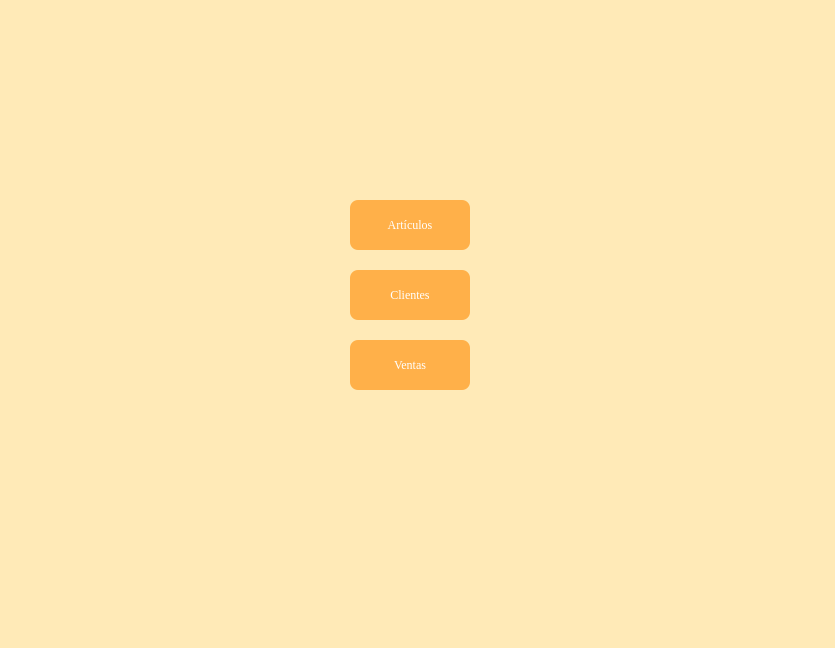
<?xml version="1.0" encoding="UTF-8"?>
<ui version="4.0">
 <class>PaginaPrincipal</class>
 <widget class="QWidget" name="PaginaPrincipal">
  <property name="geometry">
   <rect>
    <x>0</x>
    <y>0</y>
    <width>835</width>
    <height>648</height>
   </rect>
  </property>
  <property name="palette">
   <palette>
    <active>
     <colorrole role="WindowText">
      <brush brushstyle="SolidPattern">
       <color alpha="255">
        <red>0</red>
        <green>0</green>
        <blue>0</blue>
       </color>
      </brush>
     </colorrole>
     <colorrole role="Button">
      <brush brushstyle="SolidPattern">
       <color alpha="255">
        <red>255</red>
        <green>234</green>
        <blue>183</blue>
       </color>
      </brush>
     </colorrole>
     <colorrole role="Light">
      <brush brushstyle="SolidPattern">
       <color alpha="255">
        <red>255</red>
        <green>255</green>
        <blue>255</blue>
       </color>
      </brush>
     </colorrole>
     <colorrole role="Midlight">
      <brush brushstyle="SolidPattern">
       <color alpha="255">
        <red>255</red>
        <green>244</green>
        <blue>219</blue>
       </color>
      </brush>
     </colorrole>
     <colorrole role="Dark">
      <brush brushstyle="SolidPattern">
       <color alpha="255">
        <red>127</red>
        <green>117</green>
        <blue>91</blue>
       </color>
      </brush>
     </colorrole>
     <colorrole role="Mid">
      <brush brushstyle="SolidPattern">
       <color alpha="255">
        <red>170</red>
        <green>156</green>
        <blue>122</blue>
       </color>
      </brush>
     </colorrole>
     <colorrole role="Text">
      <brush brushstyle="SolidPattern">
       <color alpha="255">
        <red>0</red>
        <green>0</green>
        <blue>0</blue>
       </color>
      </brush>
     </colorrole>
     <colorrole role="BrightText">
      <brush brushstyle="SolidPattern">
       <color alpha="255">
        <red>255</red>
        <green>255</green>
        <blue>255</blue>
       </color>
      </brush>
     </colorrole>
     <colorrole role="ButtonText">
      <brush brushstyle="SolidPattern">
       <color alpha="255">
        <red>0</red>
        <green>0</green>
        <blue>0</blue>
       </color>
      </brush>
     </colorrole>
     <colorrole role="Base">
      <brush brushstyle="SolidPattern">
       <color alpha="255">
        <red>255</red>
        <green>255</green>
        <blue>255</blue>
       </color>
      </brush>
     </colorrole>
     <colorrole role="Window">
      <brush brushstyle="SolidPattern">
       <color alpha="255">
        <red>255</red>
        <green>234</green>
        <blue>183</blue>
       </color>
      </brush>
     </colorrole>
     <colorrole role="Shadow">
      <brush brushstyle="SolidPattern">
       <color alpha="255">
        <red>0</red>
        <green>0</green>
        <blue>0</blue>
       </color>
      </brush>
     </colorrole>
     <colorrole role="AlternateBase">
      <brush brushstyle="SolidPattern">
       <color alpha="255">
        <red>255</red>
        <green>244</green>
        <blue>219</blue>
       </color>
      </brush>
     </colorrole>
     <colorrole role="ToolTipBase">
      <brush brushstyle="SolidPattern">
       <color alpha="255">
        <red>255</red>
        <green>255</green>
        <blue>220</blue>
       </color>
      </brush>
     </colorrole>
     <colorrole role="ToolTipText">
      <brush brushstyle="SolidPattern">
       <color alpha="255">
        <red>0</red>
        <green>0</green>
        <blue>0</blue>
       </color>
      </brush>
     </colorrole>
    </active>
    <inactive>
     <colorrole role="WindowText">
      <brush brushstyle="SolidPattern">
       <color alpha="255">
        <red>0</red>
        <green>0</green>
        <blue>0</blue>
       </color>
      </brush>
     </colorrole>
     <colorrole role="Button">
      <brush brushstyle="SolidPattern">
       <color alpha="255">
        <red>255</red>
        <green>234</green>
        <blue>183</blue>
       </color>
      </brush>
     </colorrole>
     <colorrole role="Light">
      <brush brushstyle="SolidPattern">
       <color alpha="255">
        <red>255</red>
        <green>255</green>
        <blue>255</blue>
       </color>
      </brush>
     </colorrole>
     <colorrole role="Midlight">
      <brush brushstyle="SolidPattern">
       <color alpha="255">
        <red>255</red>
        <green>244</green>
        <blue>219</blue>
       </color>
      </brush>
     </colorrole>
     <colorrole role="Dark">
      <brush brushstyle="SolidPattern">
       <color alpha="255">
        <red>127</red>
        <green>117</green>
        <blue>91</blue>
       </color>
      </brush>
     </colorrole>
     <colorrole role="Mid">
      <brush brushstyle="SolidPattern">
       <color alpha="255">
        <red>170</red>
        <green>156</green>
        <blue>122</blue>
       </color>
      </brush>
     </colorrole>
     <colorrole role="Text">
      <brush brushstyle="SolidPattern">
       <color alpha="255">
        <red>0</red>
        <green>0</green>
        <blue>0</blue>
       </color>
      </brush>
     </colorrole>
     <colorrole role="BrightText">
      <brush brushstyle="SolidPattern">
       <color alpha="255">
        <red>255</red>
        <green>255</green>
        <blue>255</blue>
       </color>
      </brush>
     </colorrole>
     <colorrole role="ButtonText">
      <brush brushstyle="SolidPattern">
       <color alpha="255">
        <red>0</red>
        <green>0</green>
        <blue>0</blue>
       </color>
      </brush>
     </colorrole>
     <colorrole role="Base">
      <brush brushstyle="SolidPattern">
       <color alpha="255">
        <red>255</red>
        <green>255</green>
        <blue>255</blue>
       </color>
      </brush>
     </colorrole>
     <colorrole role="Window">
      <brush brushstyle="SolidPattern">
       <color alpha="255">
        <red>255</red>
        <green>234</green>
        <blue>183</blue>
       </color>
      </brush>
     </colorrole>
     <colorrole role="Shadow">
      <brush brushstyle="SolidPattern">
       <color alpha="255">
        <red>0</red>
        <green>0</green>
        <blue>0</blue>
       </color>
      </brush>
     </colorrole>
     <colorrole role="AlternateBase">
      <brush brushstyle="SolidPattern">
       <color alpha="255">
        <red>255</red>
        <green>244</green>
        <blue>219</blue>
       </color>
      </brush>
     </colorrole>
     <colorrole role="ToolTipBase">
      <brush brushstyle="SolidPattern">
       <color alpha="255">
        <red>255</red>
        <green>255</green>
        <blue>220</blue>
       </color>
      </brush>
     </colorrole>
     <colorrole role="ToolTipText">
      <brush brushstyle="SolidPattern">
       <color alpha="255">
        <red>0</red>
        <green>0</green>
        <blue>0</blue>
       </color>
      </brush>
     </colorrole>
    </inactive>
    <disabled>
     <colorrole role="WindowText">
      <brush brushstyle="SolidPattern">
       <color alpha="255">
        <red>127</red>
        <green>117</green>
        <blue>91</blue>
       </color>
      </brush>
     </colorrole>
     <colorrole role="Button">
      <brush brushstyle="SolidPattern">
       <color alpha="255">
        <red>255</red>
        <green>234</green>
        <blue>183</blue>
       </color>
      </brush>
     </colorrole>
     <colorrole role="Light">
      <brush brushstyle="SolidPattern">
       <color alpha="255">
        <red>255</red>
        <green>255</green>
        <blue>255</blue>
       </color>
      </brush>
     </colorrole>
     <colorrole role="Midlight">
      <brush brushstyle="SolidPattern">
       <color alpha="255">
        <red>255</red>
        <green>244</green>
        <blue>219</blue>
       </color>
      </brush>
     </colorrole>
     <colorrole role="Dark">
      <brush brushstyle="SolidPattern">
       <color alpha="255">
        <red>127</red>
        <green>117</green>
        <blue>91</blue>
       </color>
      </brush>
     </colorrole>
     <colorrole role="Mid">
      <brush brushstyle="SolidPattern">
       <color alpha="255">
        <red>170</red>
        <green>156</green>
        <blue>122</blue>
       </color>
      </brush>
     </colorrole>
     <colorrole role="Text">
      <brush brushstyle="SolidPattern">
       <color alpha="255">
        <red>127</red>
        <green>117</green>
        <blue>91</blue>
       </color>
      </brush>
     </colorrole>
     <colorrole role="BrightText">
      <brush brushstyle="SolidPattern">
       <color alpha="255">
        <red>255</red>
        <green>255</green>
        <blue>255</blue>
       </color>
      </brush>
     </colorrole>
     <colorrole role="ButtonText">
      <brush brushstyle="SolidPattern">
       <color alpha="255">
        <red>127</red>
        <green>117</green>
        <blue>91</blue>
       </color>
      </brush>
     </colorrole>
     <colorrole role="Base">
      <brush brushstyle="SolidPattern">
       <color alpha="255">
        <red>255</red>
        <green>234</green>
        <blue>183</blue>
       </color>
      </brush>
     </colorrole>
     <colorrole role="Window">
      <brush brushstyle="SolidPattern">
       <color alpha="255">
        <red>255</red>
        <green>234</green>
        <blue>183</blue>
       </color>
      </brush>
     </colorrole>
     <colorrole role="Shadow">
      <brush brushstyle="SolidPattern">
       <color alpha="255">
        <red>0</red>
        <green>0</green>
        <blue>0</blue>
       </color>
      </brush>
     </colorrole>
     <colorrole role="AlternateBase">
      <brush brushstyle="SolidPattern">
       <color alpha="255">
        <red>255</red>
        <green>234</green>
        <blue>183</blue>
       </color>
      </brush>
     </colorrole>
     <colorrole role="ToolTipBase">
      <brush brushstyle="SolidPattern">
       <color alpha="255">
        <red>255</red>
        <green>255</green>
        <blue>220</blue>
       </color>
      </brush>
     </colorrole>
     <colorrole role="ToolTipText">
      <brush brushstyle="SolidPattern">
       <color alpha="255">
        <red>0</red>
        <green>0</green>
        <blue>0</blue>
       </color>
      </brush>
     </colorrole>
    </disabled>
   </palette>
  </property>
  <property name="windowTitle">
   <string>Gestión de Tienda</string>
  </property>
  <property name="autoFillBackground">
   <bool>false</bool>
  </property>
  <widget class="QPushButton" name="btnArticulos">
   <property name="geometry">
    <rect>
     <x>350</x>
     <y>200</y>
     <width>120</width>
     <height>50</height>
    </rect>
   </property>
   <property name="palette">
    <palette>
     <active>
      <colorrole role="WindowText">
       <brush brushstyle="SolidPattern">
        <color alpha="255">
         <red>255</red>
         <green>255</green>
         <blue>255</blue>
        </color>
       </brush>
      </colorrole>
      <colorrole role="Button">
       <brush brushstyle="SolidPattern">
        <color alpha="255">
         <red>255</red>
         <green>176</green>
         <blue>73</blue>
        </color>
       </brush>
      </colorrole>
      <colorrole role="Light">
       <brush brushstyle="SolidPattern">
        <color alpha="255">
         <red>255</red>
         <green>213</green>
         <blue>127</blue>
        </color>
       </brush>
      </colorrole>
      <colorrole role="Midlight">
       <brush brushstyle="SolidPattern">
        <color alpha="255">
         <red>255</red>
         <green>191</green>
         <blue>63</blue>
        </color>
       </brush>
      </colorrole>
      <colorrole role="Dark">
       <brush brushstyle="SolidPattern">
        <color alpha="255">
         <red>127</red>
         <green>85</green>
         <blue>0</blue>
        </color>
       </brush>
      </colorrole>
      <colorrole role="Mid">
       <brush brushstyle="SolidPattern">
        <color alpha="255">
         <red>170</red>
         <green>113</green>
         <blue>0</blue>
        </color>
       </brush>
      </colorrole>
      <colorrole role="Text">
       <brush brushstyle="SolidPattern">
        <color alpha="255">
         <red>255</red>
         <green>255</green>
         <blue>255</blue>
        </color>
       </brush>
      </colorrole>
      <colorrole role="BrightText">
       <brush brushstyle="SolidPattern">
        <color alpha="255">
         <red>255</red>
         <green>255</green>
         <blue>255</blue>
        </color>
       </brush>
      </colorrole>
      <colorrole role="ButtonText">
       <brush brushstyle="SolidPattern">
        <color alpha="255">
         <red>255</red>
         <green>255</green>
         <blue>255</blue>
        </color>
       </brush>
      </colorrole>
      <colorrole role="Base">
       <brush brushstyle="SolidPattern">
        <color alpha="255">
         <red>255</red>
         <green>176</green>
         <blue>73</blue>
        </color>
       </brush>
      </colorrole>
      <colorrole role="Window">
       <brush brushstyle="SolidPattern">
        <color alpha="255">
         <red>255</red>
         <green>176</green>
         <blue>73</blue>
        </color>
       </brush>
      </colorrole>
      <colorrole role="Shadow">
       <brush brushstyle="SolidPattern">
        <color alpha="255">
         <red>0</red>
         <green>0</green>
         <blue>0</blue>
        </color>
       </brush>
      </colorrole>
      <colorrole role="AlternateBase">
       <brush brushstyle="SolidPattern">
        <color alpha="255">
         <red>255</red>
         <green>212</green>
         <blue>127</blue>
        </color>
       </brush>
      </colorrole>
      <colorrole role="ToolTipBase">
       <brush brushstyle="SolidPattern">
        <color alpha="255">
         <red>255</red>
         <green>255</green>
         <blue>220</blue>
        </color>
       </brush>
      </colorrole>
      <colorrole role="ToolTipText">
       <brush brushstyle="SolidPattern">
        <color alpha="255">
         <red>0</red>
         <green>0</green>
         <blue>0</blue>
        </color>
       </brush>
      </colorrole>
     </active>
     <inactive>
      <colorrole role="WindowText">
       <brush brushstyle="SolidPattern">
        <color alpha="255">
         <red>255</red>
         <green>255</green>
         <blue>255</blue>
        </color>
       </brush>
      </colorrole>
      <colorrole role="Button">
       <brush brushstyle="SolidPattern">
        <color alpha="255">
         <red>255</red>
         <green>176</green>
         <blue>73</blue>
        </color>
       </brush>
      </colorrole>
      <colorrole role="Light">
       <brush brushstyle="SolidPattern">
        <color alpha="255">
         <red>255</red>
         <green>213</green>
         <blue>127</blue>
        </color>
       </brush>
      </colorrole>
      <colorrole role="Midlight">
       <brush brushstyle="SolidPattern">
        <color alpha="255">
         <red>255</red>
         <green>191</green>
         <blue>63</blue>
        </color>
       </brush>
      </colorrole>
      <colorrole role="Dark">
       <brush brushstyle="SolidPattern">
        <color alpha="255">
         <red>127</red>
         <green>85</green>
         <blue>0</blue>
        </color>
       </brush>
      </colorrole>
      <colorrole role="Mid">
       <brush brushstyle="SolidPattern">
        <color alpha="255">
         <red>170</red>
         <green>113</green>
         <blue>0</blue>
        </color>
       </brush>
      </colorrole>
      <colorrole role="Text">
       <brush brushstyle="SolidPattern">
        <color alpha="255">
         <red>255</red>
         <green>255</green>
         <blue>255</blue>
        </color>
       </brush>
      </colorrole>
      <colorrole role="BrightText">
       <brush brushstyle="SolidPattern">
        <color alpha="255">
         <red>255</red>
         <green>255</green>
         <blue>255</blue>
        </color>
       </brush>
      </colorrole>
      <colorrole role="ButtonText">
       <brush brushstyle="SolidPattern">
        <color alpha="255">
         <red>255</red>
         <green>255</green>
         <blue>255</blue>
        </color>
       </brush>
      </colorrole>
      <colorrole role="Base">
       <brush brushstyle="SolidPattern">
        <color alpha="255">
         <red>255</red>
         <green>176</green>
         <blue>73</blue>
        </color>
       </brush>
      </colorrole>
      <colorrole role="Window">
       <brush brushstyle="SolidPattern">
        <color alpha="255">
         <red>255</red>
         <green>176</green>
         <blue>73</blue>
        </color>
       </brush>
      </colorrole>
      <colorrole role="Shadow">
       <brush brushstyle="SolidPattern">
        <color alpha="255">
         <red>0</red>
         <green>0</green>
         <blue>0</blue>
        </color>
       </brush>
      </colorrole>
      <colorrole role="AlternateBase">
       <brush brushstyle="SolidPattern">
        <color alpha="255">
         <red>255</red>
         <green>212</green>
         <blue>127</blue>
        </color>
       </brush>
      </colorrole>
      <colorrole role="ToolTipBase">
       <brush brushstyle="SolidPattern">
        <color alpha="255">
         <red>255</red>
         <green>255</green>
         <blue>220</blue>
        </color>
       </brush>
      </colorrole>
      <colorrole role="ToolTipText">
       <brush brushstyle="SolidPattern">
        <color alpha="255">
         <red>0</red>
         <green>0</green>
         <blue>0</blue>
        </color>
       </brush>
      </colorrole>
     </inactive>
     <disabled>
      <colorrole role="WindowText">
       <brush brushstyle="SolidPattern">
        <color alpha="255">
         <red>255</red>
         <green>255</green>
         <blue>255</blue>
        </color>
       </brush>
      </colorrole>
      <colorrole role="Button">
       <brush brushstyle="SolidPattern">
        <color alpha="255">
         <red>255</red>
         <green>176</green>
         <blue>73</blue>
        </color>
       </brush>
      </colorrole>
      <colorrole role="Light">
       <brush brushstyle="SolidPattern">
        <color alpha="255">
         <red>255</red>
         <green>213</green>
         <blue>127</blue>
        </color>
       </brush>
      </colorrole>
      <colorrole role="Midlight">
       <brush brushstyle="SolidPattern">
        <color alpha="255">
         <red>255</red>
         <green>191</green>
         <blue>63</blue>
        </color>
       </brush>
      </colorrole>
      <colorrole role="Dark">
       <brush brushstyle="SolidPattern">
        <color alpha="255">
         <red>127</red>
         <green>85</green>
         <blue>0</blue>
        </color>
       </brush>
      </colorrole>
      <colorrole role="Mid">
       <brush brushstyle="SolidPattern">
        <color alpha="255">
         <red>170</red>
         <green>113</green>
         <blue>0</blue>
        </color>
       </brush>
      </colorrole>
      <colorrole role="Text">
       <brush brushstyle="SolidPattern">
        <color alpha="255">
         <red>255</red>
         <green>255</green>
         <blue>255</blue>
        </color>
       </brush>
      </colorrole>
      <colorrole role="BrightText">
       <brush brushstyle="SolidPattern">
        <color alpha="255">
         <red>255</red>
         <green>255</green>
         <blue>255</blue>
        </color>
       </brush>
      </colorrole>
      <colorrole role="ButtonText">
       <brush brushstyle="SolidPattern">
        <color alpha="255">
         <red>255</red>
         <green>255</green>
         <blue>255</blue>
        </color>
       </brush>
      </colorrole>
      <colorrole role="Base">
       <brush brushstyle="SolidPattern">
        <color alpha="255">
         <red>255</red>
         <green>176</green>
         <blue>73</blue>
        </color>
       </brush>
      </colorrole>
      <colorrole role="Window">
       <brush brushstyle="SolidPattern">
        <color alpha="255">
         <red>255</red>
         <green>176</green>
         <blue>73</blue>
        </color>
       </brush>
      </colorrole>
      <colorrole role="Shadow">
       <brush brushstyle="SolidPattern">
        <color alpha="255">
         <red>0</red>
         <green>0</green>
         <blue>0</blue>
        </color>
       </brush>
      </colorrole>
      <colorrole role="AlternateBase">
       <brush brushstyle="SolidPattern">
        <color alpha="255">
         <red>255</red>
         <green>170</green>
         <blue>0</blue>
        </color>
       </brush>
      </colorrole>
      <colorrole role="ToolTipBase">
       <brush brushstyle="SolidPattern">
        <color alpha="255">
         <red>255</red>
         <green>255</green>
         <blue>220</blue>
        </color>
       </brush>
      </colorrole>
      <colorrole role="ToolTipText">
       <brush brushstyle="SolidPattern">
        <color alpha="255">
         <red>0</red>
         <green>0</green>
         <blue>0</blue>
        </color>
       </brush>
      </colorrole>
     </disabled>
    </palette>
   </property>
   <property name="font">
    <font>
     <family>Times New Roman</family>
     <weight>50</weight>
     <bold>false</bold>
    </font>
   </property>
   <property name="cursor">
    <cursorShape>ArrowCursor</cursorShape>
   </property>
   <property name="focusPolicy">
    <enum>Qt::ClickFocus</enum>
   </property>
   <property name="contextMenuPolicy">
    <enum>Qt::DefaultContextMenu</enum>
   </property>
   <property name="styleSheet">
    <string notr="true">QPushButton {
    background-color: rgb(255, 176, 73);  /* Color normal */
    color: white;                         /* Texto blanco */
    border-radius: 8px;
    padding: 6px 12px;
}

QPushButton:hover {
    background-color: rgb(230, 145, 44);  /* Color al pasar el cursor */
}

QPushButton:pressed {
    background-color: rgb(200, 120, 30);  /* Color al hacer clic */
}
</string>
   </property>
   <property name="text">
    <string>Artículos</string>
   </property>
  </widget>
  <widget class="QPushButton" name="btnClientes">
   <property name="geometry">
    <rect>
     <x>350</x>
     <y>270</y>
     <width>120</width>
     <height>50</height>
    </rect>
   </property>
   <property name="palette">
    <palette>
     <active>
      <colorrole role="WindowText">
       <brush brushstyle="SolidPattern">
        <color alpha="255">
         <red>255</red>
         <green>255</green>
         <blue>255</blue>
        </color>
       </brush>
      </colorrole>
      <colorrole role="Button">
       <brush brushstyle="SolidPattern">
        <color alpha="255">
         <red>255</red>
         <green>176</green>
         <blue>73</blue>
        </color>
       </brush>
      </colorrole>
      <colorrole role="Light">
       <brush brushstyle="SolidPattern">
        <color alpha="255">
         <red>255</red>
         <green>213</green>
         <blue>127</blue>
        </color>
       </brush>
      </colorrole>
      <colorrole role="Midlight">
       <brush brushstyle="SolidPattern">
        <color alpha="255">
         <red>255</red>
         <green>191</green>
         <blue>63</blue>
        </color>
       </brush>
      </colorrole>
      <colorrole role="Dark">
       <brush brushstyle="SolidPattern">
        <color alpha="255">
         <red>127</red>
         <green>85</green>
         <blue>0</blue>
        </color>
       </brush>
      </colorrole>
      <colorrole role="Mid">
       <brush brushstyle="SolidPattern">
        <color alpha="255">
         <red>170</red>
         <green>113</green>
         <blue>0</blue>
        </color>
       </brush>
      </colorrole>
      <colorrole role="Text">
       <brush brushstyle="SolidPattern">
        <color alpha="255">
         <red>255</red>
         <green>255</green>
         <blue>255</blue>
        </color>
       </brush>
      </colorrole>
      <colorrole role="BrightText">
       <brush brushstyle="SolidPattern">
        <color alpha="255">
         <red>255</red>
         <green>255</green>
         <blue>255</blue>
        </color>
       </brush>
      </colorrole>
      <colorrole role="ButtonText">
       <brush brushstyle="SolidPattern">
        <color alpha="255">
         <red>255</red>
         <green>255</green>
         <blue>255</blue>
        </color>
       </brush>
      </colorrole>
      <colorrole role="Base">
       <brush brushstyle="SolidPattern">
        <color alpha="255">
         <red>255</red>
         <green>176</green>
         <blue>73</blue>
        </color>
       </brush>
      </colorrole>
      <colorrole role="Window">
       <brush brushstyle="SolidPattern">
        <color alpha="255">
         <red>255</red>
         <green>176</green>
         <blue>73</blue>
        </color>
       </brush>
      </colorrole>
      <colorrole role="Shadow">
       <brush brushstyle="SolidPattern">
        <color alpha="255">
         <red>0</red>
         <green>0</green>
         <blue>0</blue>
        </color>
       </brush>
      </colorrole>
      <colorrole role="AlternateBase">
       <brush brushstyle="SolidPattern">
        <color alpha="255">
         <red>255</red>
         <green>212</green>
         <blue>127</blue>
        </color>
       </brush>
      </colorrole>
      <colorrole role="ToolTipBase">
       <brush brushstyle="SolidPattern">
        <color alpha="255">
         <red>255</red>
         <green>255</green>
         <blue>220</blue>
        </color>
       </brush>
      </colorrole>
      <colorrole role="ToolTipText">
       <brush brushstyle="SolidPattern">
        <color alpha="255">
         <red>0</red>
         <green>0</green>
         <blue>0</blue>
        </color>
       </brush>
      </colorrole>
     </active>
     <inactive>
      <colorrole role="WindowText">
       <brush brushstyle="SolidPattern">
        <color alpha="255">
         <red>255</red>
         <green>255</green>
         <blue>255</blue>
        </color>
       </brush>
      </colorrole>
      <colorrole role="Button">
       <brush brushstyle="SolidPattern">
        <color alpha="255">
         <red>255</red>
         <green>176</green>
         <blue>73</blue>
        </color>
       </brush>
      </colorrole>
      <colorrole role="Light">
       <brush brushstyle="SolidPattern">
        <color alpha="255">
         <red>255</red>
         <green>213</green>
         <blue>127</blue>
        </color>
       </brush>
      </colorrole>
      <colorrole role="Midlight">
       <brush brushstyle="SolidPattern">
        <color alpha="255">
         <red>255</red>
         <green>191</green>
         <blue>63</blue>
        </color>
       </brush>
      </colorrole>
      <colorrole role="Dark">
       <brush brushstyle="SolidPattern">
        <color alpha="255">
         <red>127</red>
         <green>85</green>
         <blue>0</blue>
        </color>
       </brush>
      </colorrole>
      <colorrole role="Mid">
       <brush brushstyle="SolidPattern">
        <color alpha="255">
         <red>170</red>
         <green>113</green>
         <blue>0</blue>
        </color>
       </brush>
      </colorrole>
      <colorrole role="Text">
       <brush brushstyle="SolidPattern">
        <color alpha="255">
         <red>255</red>
         <green>255</green>
         <blue>255</blue>
        </color>
       </brush>
      </colorrole>
      <colorrole role="BrightText">
       <brush brushstyle="SolidPattern">
        <color alpha="255">
         <red>255</red>
         <green>255</green>
         <blue>255</blue>
        </color>
       </brush>
      </colorrole>
      <colorrole role="ButtonText">
       <brush brushstyle="SolidPattern">
        <color alpha="255">
         <red>255</red>
         <green>255</green>
         <blue>255</blue>
        </color>
       </brush>
      </colorrole>
      <colorrole role="Base">
       <brush brushstyle="SolidPattern">
        <color alpha="255">
         <red>255</red>
         <green>176</green>
         <blue>73</blue>
        </color>
       </brush>
      </colorrole>
      <colorrole role="Window">
       <brush brushstyle="SolidPattern">
        <color alpha="255">
         <red>255</red>
         <green>176</green>
         <blue>73</blue>
        </color>
       </brush>
      </colorrole>
      <colorrole role="Shadow">
       <brush brushstyle="SolidPattern">
        <color alpha="255">
         <red>0</red>
         <green>0</green>
         <blue>0</blue>
        </color>
       </brush>
      </colorrole>
      <colorrole role="AlternateBase">
       <brush brushstyle="SolidPattern">
        <color alpha="255">
         <red>255</red>
         <green>212</green>
         <blue>127</blue>
        </color>
       </brush>
      </colorrole>
      <colorrole role="ToolTipBase">
       <brush brushstyle="SolidPattern">
        <color alpha="255">
         <red>255</red>
         <green>255</green>
         <blue>220</blue>
        </color>
       </brush>
      </colorrole>
      <colorrole role="ToolTipText">
       <brush brushstyle="SolidPattern">
        <color alpha="255">
         <red>0</red>
         <green>0</green>
         <blue>0</blue>
        </color>
       </brush>
      </colorrole>
     </inactive>
     <disabled>
      <colorrole role="WindowText">
       <brush brushstyle="SolidPattern">
        <color alpha="255">
         <red>255</red>
         <green>255</green>
         <blue>255</blue>
        </color>
       </brush>
      </colorrole>
      <colorrole role="Button">
       <brush brushstyle="SolidPattern">
        <color alpha="255">
         <red>255</red>
         <green>176</green>
         <blue>73</blue>
        </color>
       </brush>
      </colorrole>
      <colorrole role="Light">
       <brush brushstyle="SolidPattern">
        <color alpha="255">
         <red>255</red>
         <green>213</green>
         <blue>127</blue>
        </color>
       </brush>
      </colorrole>
      <colorrole role="Midlight">
       <brush brushstyle="SolidPattern">
        <color alpha="255">
         <red>255</red>
         <green>191</green>
         <blue>63</blue>
        </color>
       </brush>
      </colorrole>
      <colorrole role="Dark">
       <brush brushstyle="SolidPattern">
        <color alpha="255">
         <red>127</red>
         <green>85</green>
         <blue>0</blue>
        </color>
       </brush>
      </colorrole>
      <colorrole role="Mid">
       <brush brushstyle="SolidPattern">
        <color alpha="255">
         <red>170</red>
         <green>113</green>
         <blue>0</blue>
        </color>
       </brush>
      </colorrole>
      <colorrole role="Text">
       <brush brushstyle="SolidPattern">
        <color alpha="255">
         <red>255</red>
         <green>255</green>
         <blue>255</blue>
        </color>
       </brush>
      </colorrole>
      <colorrole role="BrightText">
       <brush brushstyle="SolidPattern">
        <color alpha="255">
         <red>255</red>
         <green>255</green>
         <blue>255</blue>
        </color>
       </brush>
      </colorrole>
      <colorrole role="ButtonText">
       <brush brushstyle="SolidPattern">
        <color alpha="255">
         <red>255</red>
         <green>255</green>
         <blue>255</blue>
        </color>
       </brush>
      </colorrole>
      <colorrole role="Base">
       <brush brushstyle="SolidPattern">
        <color alpha="255">
         <red>255</red>
         <green>176</green>
         <blue>73</blue>
        </color>
       </brush>
      </colorrole>
      <colorrole role="Window">
       <brush brushstyle="SolidPattern">
        <color alpha="255">
         <red>255</red>
         <green>176</green>
         <blue>73</blue>
        </color>
       </brush>
      </colorrole>
      <colorrole role="Shadow">
       <brush brushstyle="SolidPattern">
        <color alpha="255">
         <red>0</red>
         <green>0</green>
         <blue>0</blue>
        </color>
       </brush>
      </colorrole>
      <colorrole role="AlternateBase">
       <brush brushstyle="SolidPattern">
        <color alpha="255">
         <red>255</red>
         <green>170</green>
         <blue>0</blue>
        </color>
       </brush>
      </colorrole>
      <colorrole role="ToolTipBase">
       <brush brushstyle="SolidPattern">
        <color alpha="255">
         <red>255</red>
         <green>255</green>
         <blue>220</blue>
        </color>
       </brush>
      </colorrole>
      <colorrole role="ToolTipText">
       <brush brushstyle="SolidPattern">
        <color alpha="255">
         <red>0</red>
         <green>0</green>
         <blue>0</blue>
        </color>
       </brush>
      </colorrole>
     </disabled>
    </palette>
   </property>
   <property name="font">
    <font>
     <family>Times New Roman</family>
     <weight>50</weight>
     <bold>false</bold>
    </font>
   </property>
   <property name="cursor">
    <cursorShape>ArrowCursor</cursorShape>
   </property>
   <property name="focusPolicy">
    <enum>Qt::ClickFocus</enum>
   </property>
   <property name="contextMenuPolicy">
    <enum>Qt::DefaultContextMenu</enum>
   </property>
   <property name="styleSheet">
    <string notr="true">QPushButton {
    background-color: rgb(255, 176, 73);  /* Color normal */
    color: white;                         /* Texto blanco */
    border-radius: 8px;
    padding: 6px 12px;
}

QPushButton:hover {
    background-color: rgb(230, 145, 44);  /* Color al pasar el cursor */
}

QPushButton:pressed {
    background-color: rgb(200, 120, 30);  /* Color al hacer clic */
}

</string>
   </property>
   <property name="text">
    <string>Clientes</string>
   </property>
  </widget>
  <widget class="QPushButton" name="btnVentas">
   <property name="geometry">
    <rect>
     <x>350</x>
     <y>340</y>
     <width>120</width>
     <height>50</height>
    </rect>
   </property>
   <property name="palette">
    <palette>
     <active>
      <colorrole role="WindowText">
       <brush brushstyle="SolidPattern">
        <color alpha="255">
         <red>255</red>
         <green>255</green>
         <blue>255</blue>
        </color>
       </brush>
      </colorrole>
      <colorrole role="Button">
       <brush brushstyle="SolidPattern">
        <color alpha="255">
         <red>255</red>
         <green>176</green>
         <blue>73</blue>
        </color>
       </brush>
      </colorrole>
      <colorrole role="Light">
       <brush brushstyle="SolidPattern">
        <color alpha="255">
         <red>255</red>
         <green>213</green>
         <blue>127</blue>
        </color>
       </brush>
      </colorrole>
      <colorrole role="Midlight">
       <brush brushstyle="SolidPattern">
        <color alpha="255">
         <red>255</red>
         <green>191</green>
         <blue>63</blue>
        </color>
       </brush>
      </colorrole>
      <colorrole role="Dark">
       <brush brushstyle="SolidPattern">
        <color alpha="255">
         <red>127</red>
         <green>85</green>
         <blue>0</blue>
        </color>
       </brush>
      </colorrole>
      <colorrole role="Mid">
       <brush brushstyle="SolidPattern">
        <color alpha="255">
         <red>170</red>
         <green>113</green>
         <blue>0</blue>
        </color>
       </brush>
      </colorrole>
      <colorrole role="Text">
       <brush brushstyle="SolidPattern">
        <color alpha="255">
         <red>255</red>
         <green>255</green>
         <blue>255</blue>
        </color>
       </brush>
      </colorrole>
      <colorrole role="BrightText">
       <brush brushstyle="SolidPattern">
        <color alpha="255">
         <red>255</red>
         <green>255</green>
         <blue>255</blue>
        </color>
       </brush>
      </colorrole>
      <colorrole role="ButtonText">
       <brush brushstyle="SolidPattern">
        <color alpha="255">
         <red>255</red>
         <green>255</green>
         <blue>255</blue>
        </color>
       </brush>
      </colorrole>
      <colorrole role="Base">
       <brush brushstyle="SolidPattern">
        <color alpha="255">
         <red>255</red>
         <green>176</green>
         <blue>73</blue>
        </color>
       </brush>
      </colorrole>
      <colorrole role="Window">
       <brush brushstyle="SolidPattern">
        <color alpha="255">
         <red>255</red>
         <green>176</green>
         <blue>73</blue>
        </color>
       </brush>
      </colorrole>
      <colorrole role="Shadow">
       <brush brushstyle="SolidPattern">
        <color alpha="255">
         <red>0</red>
         <green>0</green>
         <blue>0</blue>
        </color>
       </brush>
      </colorrole>
      <colorrole role="AlternateBase">
       <brush brushstyle="SolidPattern">
        <color alpha="255">
         <red>255</red>
         <green>212</green>
         <blue>127</blue>
        </color>
       </brush>
      </colorrole>
      <colorrole role="ToolTipBase">
       <brush brushstyle="SolidPattern">
        <color alpha="255">
         <red>255</red>
         <green>255</green>
         <blue>220</blue>
        </color>
       </brush>
      </colorrole>
      <colorrole role="ToolTipText">
       <brush brushstyle="SolidPattern">
        <color alpha="255">
         <red>0</red>
         <green>0</green>
         <blue>0</blue>
        </color>
       </brush>
      </colorrole>
     </active>
     <inactive>
      <colorrole role="WindowText">
       <brush brushstyle="SolidPattern">
        <color alpha="255">
         <red>255</red>
         <green>255</green>
         <blue>255</blue>
        </color>
       </brush>
      </colorrole>
      <colorrole role="Button">
       <brush brushstyle="SolidPattern">
        <color alpha="255">
         <red>255</red>
         <green>176</green>
         <blue>73</blue>
        </color>
       </brush>
      </colorrole>
      <colorrole role="Light">
       <brush brushstyle="SolidPattern">
        <color alpha="255">
         <red>255</red>
         <green>213</green>
         <blue>127</blue>
        </color>
       </brush>
      </colorrole>
      <colorrole role="Midlight">
       <brush brushstyle="SolidPattern">
        <color alpha="255">
         <red>255</red>
         <green>191</green>
         <blue>63</blue>
        </color>
       </brush>
      </colorrole>
      <colorrole role="Dark">
       <brush brushstyle="SolidPattern">
        <color alpha="255">
         <red>127</red>
         <green>85</green>
         <blue>0</blue>
        </color>
       </brush>
      </colorrole>
      <colorrole role="Mid">
       <brush brushstyle="SolidPattern">
        <color alpha="255">
         <red>170</red>
         <green>113</green>
         <blue>0</blue>
        </color>
       </brush>
      </colorrole>
      <colorrole role="Text">
       <brush brushstyle="SolidPattern">
        <color alpha="255">
         <red>255</red>
         <green>255</green>
         <blue>255</blue>
        </color>
       </brush>
      </colorrole>
      <colorrole role="BrightText">
       <brush brushstyle="SolidPattern">
        <color alpha="255">
         <red>255</red>
         <green>255</green>
         <blue>255</blue>
        </color>
       </brush>
      </colorrole>
      <colorrole role="ButtonText">
       <brush brushstyle="SolidPattern">
        <color alpha="255">
         <red>255</red>
         <green>255</green>
         <blue>255</blue>
        </color>
       </brush>
      </colorrole>
      <colorrole role="Base">
       <brush brushstyle="SolidPattern">
        <color alpha="255">
         <red>255</red>
         <green>176</green>
         <blue>73</blue>
        </color>
       </brush>
      </colorrole>
      <colorrole role="Window">
       <brush brushstyle="SolidPattern">
        <color alpha="255">
         <red>255</red>
         <green>176</green>
         <blue>73</blue>
        </color>
       </brush>
      </colorrole>
      <colorrole role="Shadow">
       <brush brushstyle="SolidPattern">
        <color alpha="255">
         <red>0</red>
         <green>0</green>
         <blue>0</blue>
        </color>
       </brush>
      </colorrole>
      <colorrole role="AlternateBase">
       <brush brushstyle="SolidPattern">
        <color alpha="255">
         <red>255</red>
         <green>212</green>
         <blue>127</blue>
        </color>
       </brush>
      </colorrole>
      <colorrole role="ToolTipBase">
       <brush brushstyle="SolidPattern">
        <color alpha="255">
         <red>255</red>
         <green>255</green>
         <blue>220</blue>
        </color>
       </brush>
      </colorrole>
      <colorrole role="ToolTipText">
       <brush brushstyle="SolidPattern">
        <color alpha="255">
         <red>0</red>
         <green>0</green>
         <blue>0</blue>
        </color>
       </brush>
      </colorrole>
     </inactive>
     <disabled>
      <colorrole role="WindowText">
       <brush brushstyle="SolidPattern">
        <color alpha="255">
         <red>255</red>
         <green>255</green>
         <blue>255</blue>
        </color>
       </brush>
      </colorrole>
      <colorrole role="Button">
       <brush brushstyle="SolidPattern">
        <color alpha="255">
         <red>255</red>
         <green>176</green>
         <blue>73</blue>
        </color>
       </brush>
      </colorrole>
      <colorrole role="Light">
       <brush brushstyle="SolidPattern">
        <color alpha="255">
         <red>255</red>
         <green>213</green>
         <blue>127</blue>
        </color>
       </brush>
      </colorrole>
      <colorrole role="Midlight">
       <brush brushstyle="SolidPattern">
        <color alpha="255">
         <red>255</red>
         <green>191</green>
         <blue>63</blue>
        </color>
       </brush>
      </colorrole>
      <colorrole role="Dark">
       <brush brushstyle="SolidPattern">
        <color alpha="255">
         <red>127</red>
         <green>85</green>
         <blue>0</blue>
        </color>
       </brush>
      </colorrole>
      <colorrole role="Mid">
       <brush brushstyle="SolidPattern">
        <color alpha="255">
         <red>170</red>
         <green>113</green>
         <blue>0</blue>
        </color>
       </brush>
      </colorrole>
      <colorrole role="Text">
       <brush brushstyle="SolidPattern">
        <color alpha="255">
         <red>255</red>
         <green>255</green>
         <blue>255</blue>
        </color>
       </brush>
      </colorrole>
      <colorrole role="BrightText">
       <brush brushstyle="SolidPattern">
        <color alpha="255">
         <red>255</red>
         <green>255</green>
         <blue>255</blue>
        </color>
       </brush>
      </colorrole>
      <colorrole role="ButtonText">
       <brush brushstyle="SolidPattern">
        <color alpha="255">
         <red>255</red>
         <green>255</green>
         <blue>255</blue>
        </color>
       </brush>
      </colorrole>
      <colorrole role="Base">
       <brush brushstyle="SolidPattern">
        <color alpha="255">
         <red>255</red>
         <green>176</green>
         <blue>73</blue>
        </color>
       </brush>
      </colorrole>
      <colorrole role="Window">
       <brush brushstyle="SolidPattern">
        <color alpha="255">
         <red>255</red>
         <green>176</green>
         <blue>73</blue>
        </color>
       </brush>
      </colorrole>
      <colorrole role="Shadow">
       <brush brushstyle="SolidPattern">
        <color alpha="255">
         <red>0</red>
         <green>0</green>
         <blue>0</blue>
        </color>
       </brush>
      </colorrole>
      <colorrole role="AlternateBase">
       <brush brushstyle="SolidPattern">
        <color alpha="255">
         <red>255</red>
         <green>170</green>
         <blue>0</blue>
        </color>
       </brush>
      </colorrole>
      <colorrole role="ToolTipBase">
       <brush brushstyle="SolidPattern">
        <color alpha="255">
         <red>255</red>
         <green>255</green>
         <blue>220</blue>
        </color>
       </brush>
      </colorrole>
      <colorrole role="ToolTipText">
       <brush brushstyle="SolidPattern">
        <color alpha="255">
         <red>0</red>
         <green>0</green>
         <blue>0</blue>
        </color>
       </brush>
      </colorrole>
     </disabled>
    </palette>
   </property>
   <property name="font">
    <font>
     <family>Times New Roman</family>
     <weight>50</weight>
     <bold>false</bold>
    </font>
   </property>
   <property name="cursor">
    <cursorShape>ArrowCursor</cursorShape>
   </property>
   <property name="focusPolicy">
    <enum>Qt::ClickFocus</enum>
   </property>
   <property name="contextMenuPolicy">
    <enum>Qt::DefaultContextMenu</enum>
   </property>
   <property name="styleSheet">
    <string notr="true">QPushButton {
    background-color: rgb(255, 176, 73);  /* Color normal */
    color: white;                         /* Texto blanco */
    border-radius: 8px;
    padding: 6px 12px;
}

QPushButton:hover {
    background-color: rgb(230, 145, 44);  /* Color al pasar el cursor */
}

QPushButton:pressed {
    background-color: rgb(200, 120, 30);  /* Color al hacer clic */
}
</string>
   </property>
   <property name="text">
    <string>Ventas</string>
   </property>
  </widget>
 </widget>
 <resources/>
 <connections/>
</ui>
